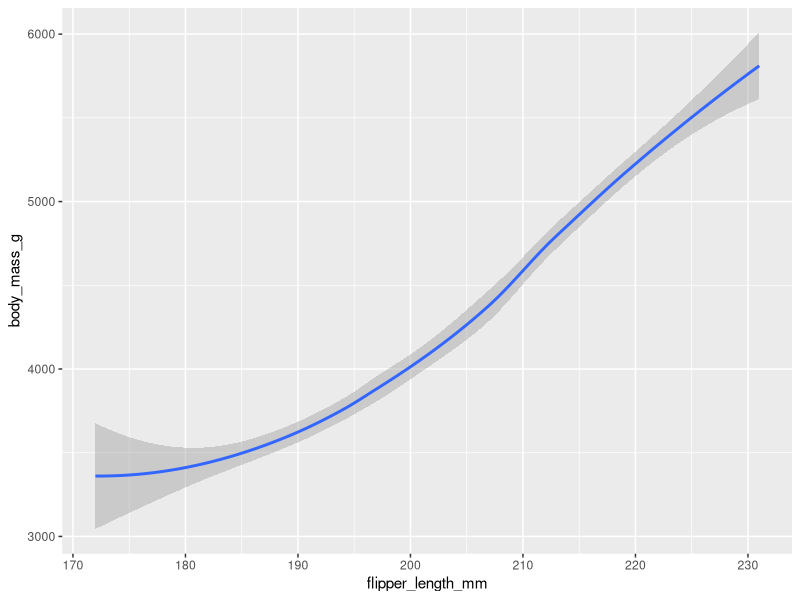
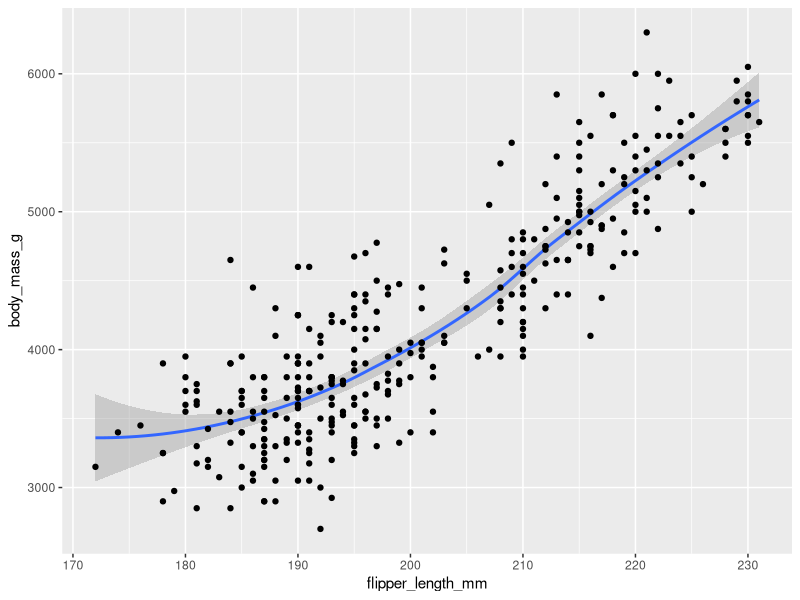
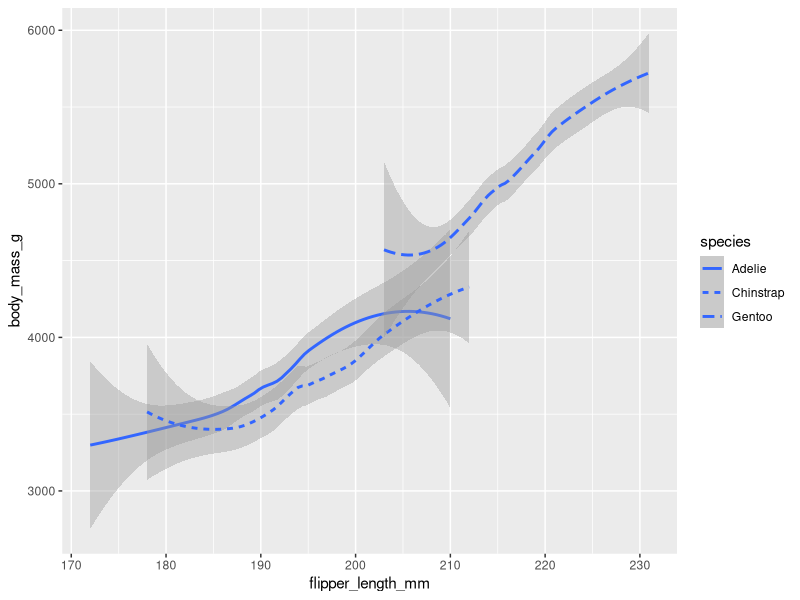
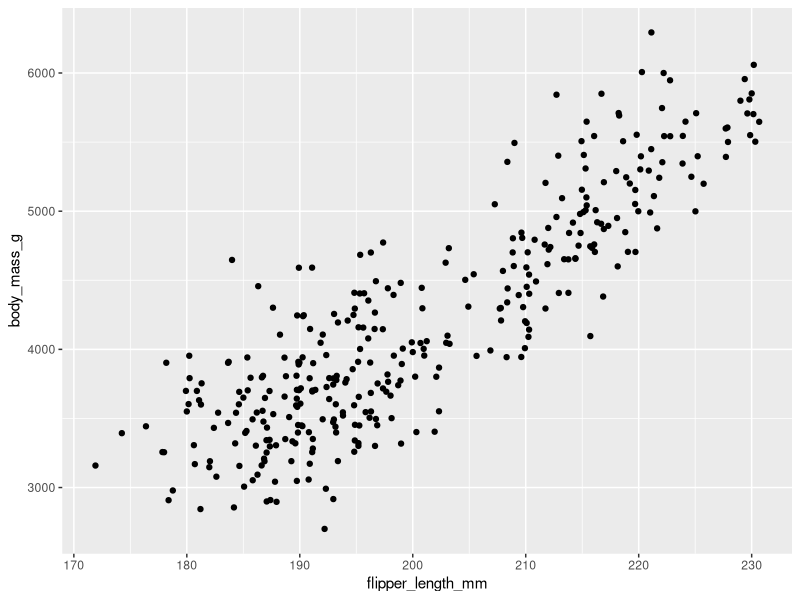
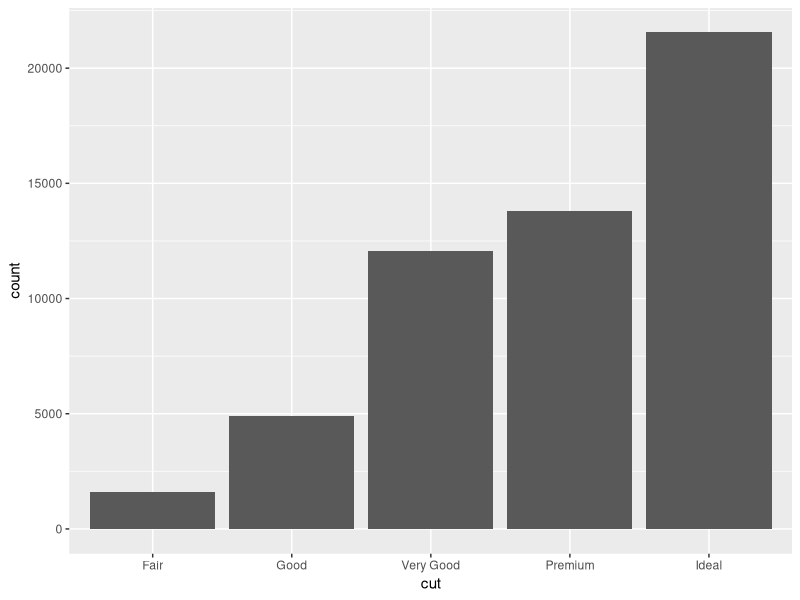
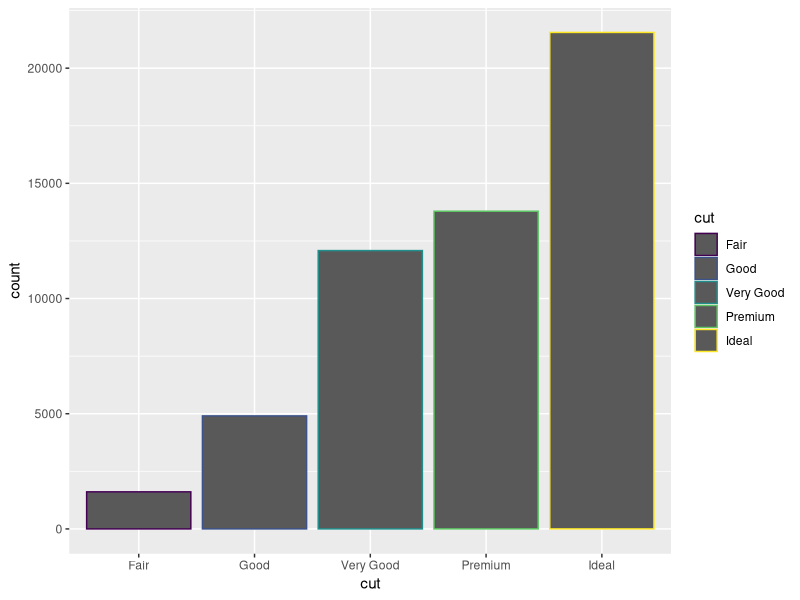
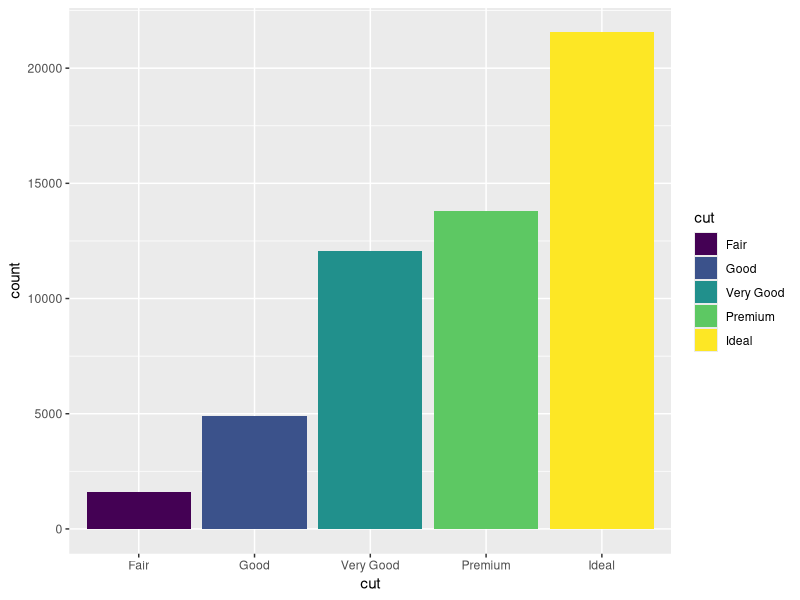
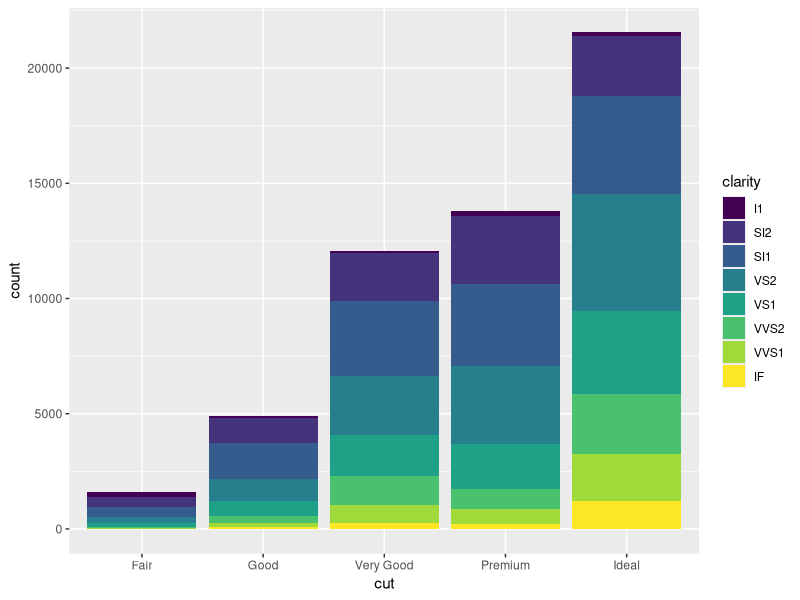

Recreate these plots in R, in order.
library(ggplot2)
library(palmerpenguins)

# smooth
ggplot(data = penguins) +
  geom_smooth(mapping = aes(x = flipper_length_mm,  y = body_mass_g))

# combine two geom function
ggplot(data = penguins) +
  geom_smooth(mapping = aes(x = flipper_length_mm,  y = body_mass_g)) +
  geom_point(mapping = aes(x = flipper_length_mm,  y = body_mass_g))

# map each line to each species
ggplot(data = penguins) +
  geom_smooth(mapping = aes(x = flipper_length_mm,  y = body_mass_g, linetype=species) )

# geom_jitter function -> create scatter plot
ggplot(data = penguins) +
  geom_jitter(mapping = aes(x = flipper_length_mm,  y = body_mass_g, linetype=species) )

# Bar char
ggplot(data = diamonds) +
## how many times each x-value appears in the data: here shows 5 categories of cut quality: fair, good, very good, premium, ideal
  geom_bar(mapping = aes(x=cut)) 
## show the counts on the y-axis: the number of diamons in each category

## add aesthetic:
### color
ggplot(data = diamonds) +
  geom_bar(mapping = aes(x = cut, color = cut)) 

### add aesthetic: fill to highlight difference between cuts clearly to make plot easier to understand
ggplot(data = diamonds) +
  geom_bar(mapping = aes(x = cut, fill = cut)) 
### stacked bar chart: fill by clarity
ggplot(data = diamonds) +
  geom_bar(mapping = aes(x = cut, fill = clarity)) 
